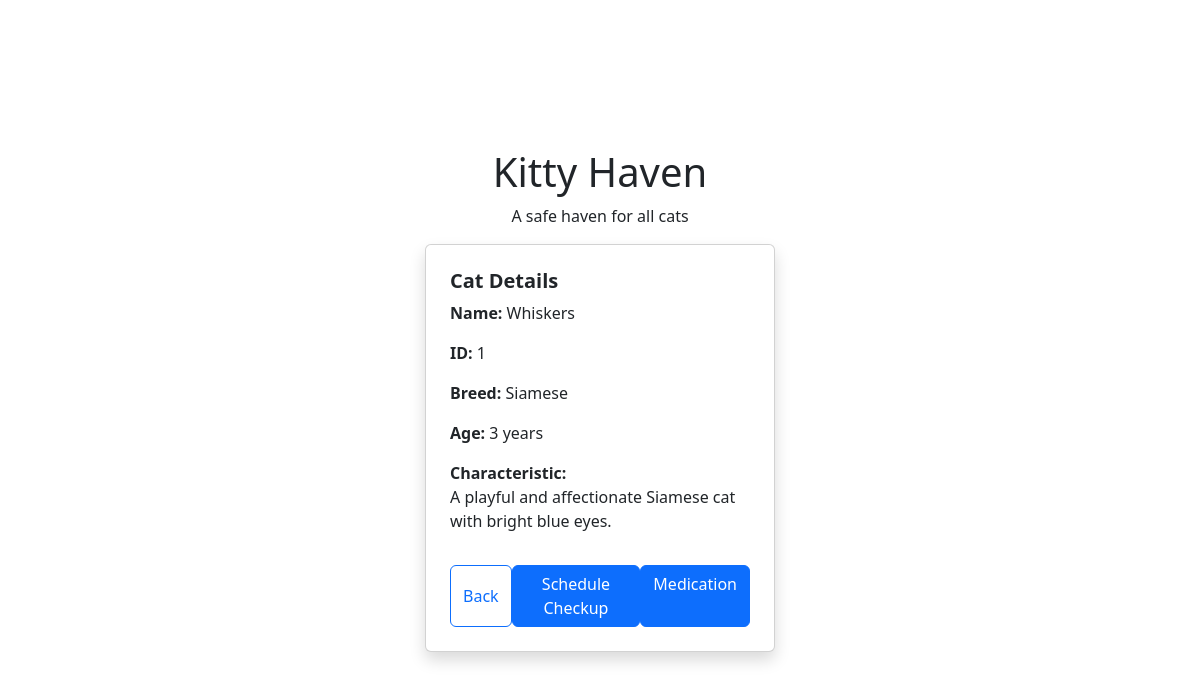
Page /cat-details/1/ on the committed database.
### CatDatabase/models.py (models this page shows, shortened)
class Cat(models.Model):
    CatID = models.AutoField(primary_key=True)
    UserID = models.ForeignKey(djangoUser, on_delete=models.CASCADE, null=True, blank=True)
    Name = models.CharField(max_length=50)
    Breed = models.CharField(max_length=50)
    Age = models.IntegerField()
    Gender = models.CharField(max_length=1)
    Description = models.CharField(max_length=500)

### app/views.py (the view)
# urls.py: path('cat-details/<int:cat_id>/', views.cat_details, name='cat_details'),
def cat_details(request, cat_id):
    cat = get_object_or_404(Cat, CatID=cat_id)  # Use correct field name
    return render(request, 'app/cat_details.html', {'cat': cat})

### app/templates/app/cat_details.html (shortened to what this page needs)
<!DOCTYPE html>
<html lang="en">
<head>
    <link href="https://cdn.jsdelivr.net/npm/bootstrap@5.3.0/dist/css/bootstrap.min.css" rel="stylesheet">
</head>
<body>
    <div class="container d-flex flex-column align-items-center justify-content-center vh-100">
        <h1 class="text-center">Kitty Haven</h1>
        <p class="text-center">A safe haven for all cats</p>
        <div class="card p-4 shadow" style="width: 350px;">
            <h5 class="fw-bold">Cat Details</h5>
            <div class="mb-3">
                <strong>Name:</strong> {{ cat.Name }}
            </div>
            <div class="mb-3">
                <strong>ID:</strong> {{ cat.CatID }}
            </div>
            <div class="mb-3">
                <strong>Breed:</strong> {{ cat.Breed }}
            </div>
            <div class="mb-3">
                <strong>Age:</strong> {{ cat.Age }} years
            </div>
            <div class="mb-3">
                <strong>Characteristic:</strong>
                <p>{{ cat.Description }}</p>
            </div>
            <div class="d-flex justify-content-between">
                <button type="button" class="btn btn-outline-primary" onclick="goBack()">Back</button>
                 <a href="{% url 'cat_scheduler_checkup' %}" class="btn btn-primary"> Schedule Checkup</a>
                 <a href="{% url 'medical_cat_detail' cat.CatID %}" class="btn btn-primary"> Medication </a>
            </div>
        </div>
    </div>
</body>
</html>

### rows in the picture
Cat: Name "Whiskers", CatID "1", Breed "Siamese", Age "3", Description "A playful and affectionate Siamese cat with bright blue eyes."
